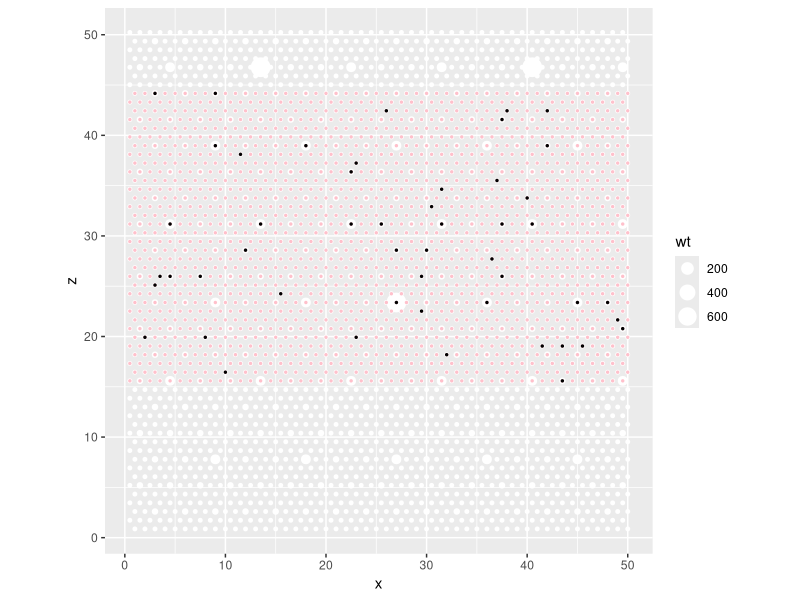
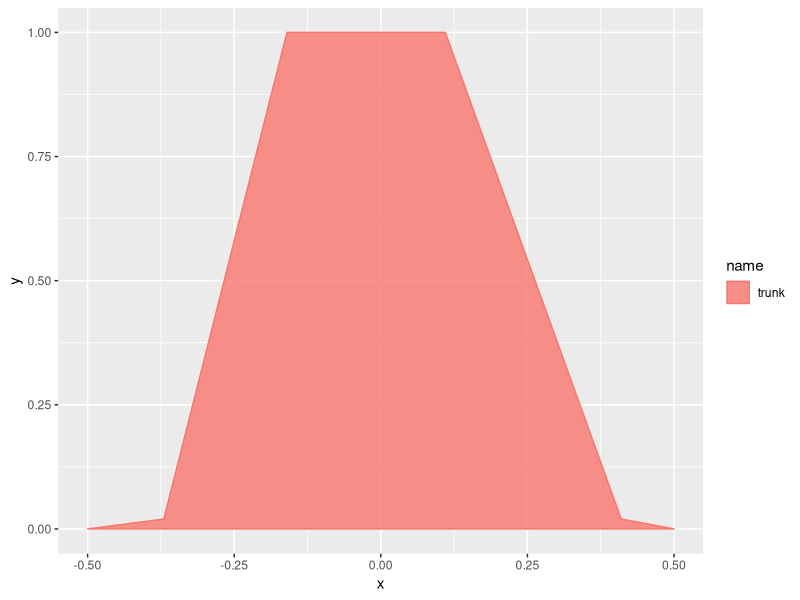
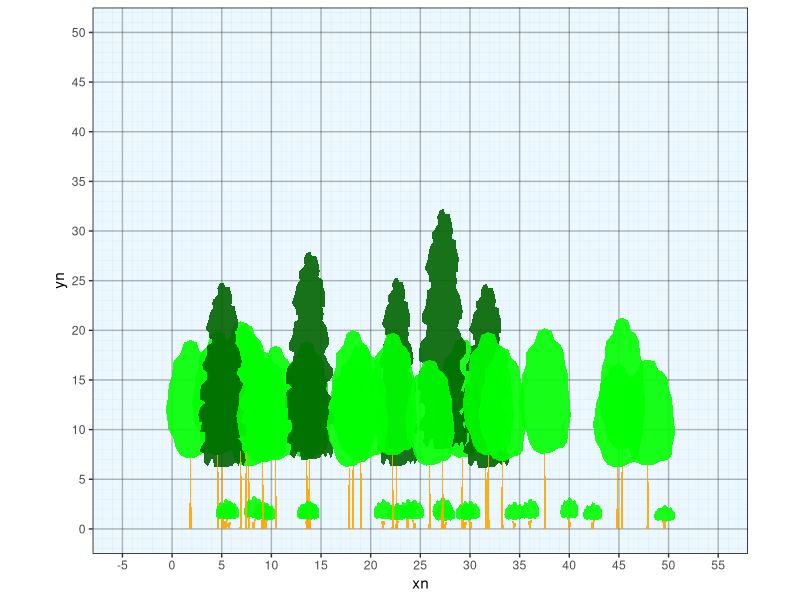

Recreate these plots in R, in order.
library(dplyr)
library(ggplot2)

setwd(dirname(rstudioapi::getActiveDocumentContext()$path))

make_hex_stand <- function(hects=1, minsize=1){
  #scale larger
  x = (1:(100*hects))
  y = (1:(116*hects))
  set.seed(42)
  m <- merge(x,y) |> as.data.frame()
  m <- m |> mutate(x = ifelse(floor(y/2)==y/2, x-0.5,x), y = round(y*(3^0.5)/2,2), wt=1)
  pref=3
  f= pref^1
  mx1 <- merge(x*f,y*f) |> as.data.frame() |> mutate(x = ifelse(floor(y/2)==y/2, x-f*0.5,x), y = round(y*(3^0.5)/2,2), wt=f^2)  |> subset(x <=100*hects & y <= 100*hects)
  f = pref^2
  mx2 <- merge(x*f,y*f) |> as.data.frame() |> mutate(x = ifelse(floor(y/2)==y/2, x-f*0.5,x), y = round(y*(3^0.5)/2,2), wt=f^2)  |> subset(x <=100*hects & y <= 100*hects)
  f = pref^3
  mx3 <- merge(x*f,y*f) |> as.data.frame() |> mutate(x = ifelse(floor(y/2)==y/2, x-f*0.5,x), y = round(y*(3^0.5)/2,2), wt=f^2)  |> subset(x <=100*hects & y <= 100*hects)
  mm <- rbind(m,mx1,mx2,mx3) |> group_by(x,y) |> summarise(wt=max(wt)) |> as.data.frame()
  mm <- mm |> mutate(x = x*minsize, y = y*minsize)
  colnames(mm) <- c('x','z','wt')
  rownames(mm) <- 1:nrow(mm) |> as.numeric()
  return(mm)
}

stand <- make_hex_stand(0.5,1)
stand1 <- subset(stand, z >= 15 & z < 45)
stumps <- stand1[sample(row.names(stand1),size = 50,prob = stand1$wt),]

ggplot()+
  geom_point(data=stand, aes(x=x,y=z,size=wt), color='white')+
  geom_point(data=stand1, aes(x=x,y=z), color='pink', size=0.5) +
  geom_point(data=stumps, aes(x=x,y=z), color='black', size=0.5)+
  coord_fixed(ratio = 1)





conifer1 <- read.csv('conifer1.csv') |> data.frame(name='conifer1', fill='darkgreen', color='darkgreen')
conifer2 <- read.csv('conifer2.csv') |> data.frame(name='conifer2', fill='darkgreen', color='darkgreen')
cloud1 <- read.csv('cloud1.csv') |> data.frame(name='cloud1', fill='green', color='darkgreen')
flattop <- read.csv('flattop.csv') |> data.frame(name='flattop', fill='green', color='darkgreen')
flattop2 <- read.csv('flattop2.csv') |> data.frame(name='flattop2', fill='green', color='darkgreen')
blob <- read.csv('blob.csv') |> data.frame(name='blob', fill='green', color='darkgreen')
palm <- read.csv('palm.csv') |> data.frame(name='palm', fill='green', color='darkgreen')|> mutate(x=round(x,2),y=round(y,2))
trunk <- read.csv('trunk.csv') |> data.frame(name='trunk', fill='orange', color='brown')|> mutate(x=round(x,2),y=round(y,2))
triangle <- data.frame(x=c(-0.5, 0, 0.5),y=c(0, 1, 0), name='triangle', fill='darkgreen', color='darkgreen')
dome <- data.frame(x=c(-1,
                       -0.9,
                       -0.75,
                       -0.5,
                       -0.25,
                       0,
                       0.25,
                       0.5,
                       0.75,
                       0.9,
                       1)/2,
                   y=(c(0,
                        0.5,
                        0.7,
                        0.9,
                        0.95,
                        1.00,
                        0.95,
                        0.9,
                        0.7,
                        0.5,
                        0)), name='dome', fill='green', color='darkgreen')
sticks <- data.frame(x=c(-0.075,-0.13,-0.12,-0.025,-0.005,0.005,0.025,0.12,0.13,0.075),y=c(0,1,1,0,1,1,0,1,1,0), name='sticks', fill='orange', color='brown')


grass <- data.frame(x=c(-0.3, -0.5, -0.1,  0.0,  0.1,  0.5,  0.3), y=c(0,0.85,0,1,0,0.85,0), name='grass', fill='green', color='darkgreen')


forb <- data.frame(x=c(-0.04, -0.04, -0.32, -0.38, -0.45, -0.50, -0.45, -0.38, -0.32, -0.04, -0.04, -0.13, -0.12,  0.00,  0.10,  0.12,  0.03,  0.04,  0.29,  0.34,  0.44,  0.50,  0.43,  0.34,  0.30, 0.04, 0.05, -0.04), 
                          y=c(0, 0.39, 0.57, 0.52, 0.52, 0.61, 0.7, 0.7, 0.61, 0.45, 0.78, 0.82, 0.95, 1, 0.95, 0.82, 0.78, 0.45, 0.68, 0.76, 0.77, 0.68, 0.59, 0.59, 0.63, 0.39, 0, 0), name='forb', fill='green', color='darkgreen')
fern <- data.frame(x=c(-0.09, -0.12, -0.16, -0.22, -0.31, -0.50, -0.28, -0.12, -0.15, -0.10, -0.06, -0.06, -0.13, -0.05, -0.01,  0.06,  0.02,  0.00,  0.03, -0.05, -0.04,  0.02,  0.10,  0.09,  0.24, 0.50,  0.27,  0.17,  0.11,  0.03, -0.03, -0.09), 
                          y=c(0, 0.13, 0.2, 0.1, 0.29, 0.41, 0.43, 0.32, 0.24, 0.15, 0.02, 0.38, 0.44, 0.88, 0.96, 1, 0.94, 0.85, 0.42, 0.38, 0.03, 0.16, 0.28, 0.4, 0.45, 0.44, 0.27, 0.12, 0.25, 0.13, 0, 0), name='fern', fill='green', color='darkgreen')


ggplot() +
  geom_polygon(data=trunk, aes(x,y,  fill=name, color=name), alpha=0.8)

ht.max = 5
ht.min = 2
crwd = 2
dbh = 30

make_B_tree <- function(ht.max, ht.min,crwd,dbh){
  crown <- blob |> mutate(x=x*crwd, y=y*(ht.max-ht.min)+ht.min)
  base <- trunk |> mutate(x=x*dbh/100*1.1, y=y*(ht.min)) 
  tree = rbind(crown, base)
  tree$ptord <- rownames(tree) |> as.numeric()
  return(tree)}
make_B_tree2 <- function(ht.max, ht.min,crwd,dbh){
  crown <- flattop2 |> mutate(x=x*crwd, y=y*(ht.max-ht.min)+ht.min)
  base <- trunk |> mutate(x=x*dbh/100*1.1, y=y*(ht.min)) 
  tree = rbind(crown, base)
  tree$ptord <- rownames(tree) |> as.numeric()
  return(tree)}
make_shrub <- function(ht.max, ht.min,crwd){
  crown <- cloud1 |> mutate(x=x*crwd, y=y*(ht.max-ht.min)+ht.min) #|> data.frame(id=1)
  base <- sticks |> mutate(x=x*crwd*0.8, y=y*(ht.min)) #|> data.frame(id=2) 
  tree = rbind(crown, base)
  tree$ptord <- rownames(tree) |> as.numeric()
  return(tree)}
make_palm <- function(ht.max, ht.min,crwd,dbh){
  crown <- palm |> mutate(x=x*crwd, y=y*(ht.max-ht.min)+ht.min) #|> data.frame(id=1)
  base <- trunk |> mutate(x=x*dbh/100*1.1, y=y*(ht.min)) #|> data.frame(id=2) 
  tree = rbind(crown, base)
  tree$ptord <- rownames(tree) |> as.numeric()
  return(tree)}
make_N_tree <- function(ht.max, ht.min,crwd,dbh){
  crown <- conifer1 |> mutate(x=x*crwd, y=y*(ht.max-ht.min)+ht.min) #|> data.frame(id=1)
  base <- trunk |> mutate(x=x*dbh/100*1.1, y=y*(ht.min)) #|> data.frame(id=2) 
  tree = rbind(crown, base)
  tree$ptord <- rownames(tree) |> as.numeric()
  return(tree)}
make_N_tree2 <- function(ht.max, ht.min,crwd,dbh){
  crown <- conifer2 |> mutate(x=x*crwd, y=y*(ht.max-ht.min)+ht.min) #|> data.frame(id=1)
  base <- trunk |> mutate(x=x*dbh/100*1.1, y=y*(ht.min)) #|> data.frame(id=2) 
  tree = rbind(crown, base)
  tree$ptord <- rownames(tree) |> as.numeric()
  return(tree)}

tree <- make_B_tree(ht.max=20,ht.min=7.5,crwd = 5,dbh = 30) 
tree2 <- make_N_tree2(ht.max=30,ht.min=7.5,crwd = 5,dbh = 30) 
shrub <- make_shrub(ht.max=3,ht.min=1,crwd=2) 

sample0 <- sample(row.names(stand1), size = 5, prob = stand1$wt)
stand2 <- stand1 |> mutate(wt = ifelse(rownames(stand1) %in% sample0, 0,wt))
sample1 <- sample(row.names(stand2), size = 20, prob = stand2$wt)
stand2 <- stand1 |> mutate(wt = ifelse(rownames(stand1) %in% sample1, 0,wt))
sample2 <- sample(row.names(stand2), size = 20, prob = stand2$wt)
stumps0 <- stand1[sample0,]
stumps1 <- stand1[sample1,]
stumps2 <- stand1[sample2,]
stumps0a <- data.frame(id=rownames(stumps0), xp=stumps0$x, z=stumps0$z)
stumps1a <- data.frame(id=rownames(stumps1), xp=stumps1$x, z=stumps1$z)
stumps2a <- data.frame(id=rownames(stumps2), xp=stumps2$x, z=stumps2$z)


trees0 <- merge(stumps0a, tree2) 
trees1 <- merge(stumps1a, tree) 
shrubs <- merge(stumps2a, shrub) 
plants <- rbind(trees0, trees1, shrubs)

#randomize sizes and positions
plants <- plants |> group_by(id) |> 
  mutate(ht.max = max(y), crwd = max(x)-min(x),
         xpp = xp + runif(1, min = -0.5, max = 0.5),#shift position on grid
         yr = rnorm(1,ht.max, ht.max/10)/ht.max,#deviation in height
         xr = (rnorm(1,ht.max, ht.max/10)/ht.max+rnorm(1,crwd, crwd/10)/crwd)/2,#deviation in width partially related to height
         xn = x*xr+xpp,#resized width and put on new position
         yn = y*yr*(1-1/15))#resized height adjusted downward show that variation is less than max height in the field

#rearrange stems depth drawing order
plants <- plants |> arrange(id, name, ptord, z)
zmax <- max(plants$z)
zmin <- min(plants$z)
zwid <- zmax-zmin
plants1 <- plants |> subset(z < zmin+zwid/3)
plants2 <- plants |> subset(z < zmax-zwid/3 & z >= zmin+zwid/3)
plants3 <- plants |> subset(z >= zmax-zwid/3)

ggplot() +
  geom_polygon(data=plants1, aes(x=xn,y=yn,group=paste0(name,id), fill=fill, color=color), alpha=0.9, size=0.01)+
  geom_polygon(data=plants2, aes(x=xn,y=yn,group=paste0(name,id), fill=fill, color=color), alpha=0.9, size=0.01)+
  geom_polygon(data=plants3, aes(x=xn,y=yn,group=paste0(name,id), fill=fill, color=color), alpha=0.9, size=0.01)+
  scale_fill_manual(values=c('darkgreen','green','orange'))+
  scale_color_manual(values=c('brown','darkgreen'))+
  theme(legend.position = "none", 
        panel.background = element_rect(fill = rgb(0.85,0.95,1,0.5),
                                        colour = "black",
                                        size = 0.5, linetype = "solid"),
        panel.grid.major = element_line(size = 0.5, linetype = 'solid',
                                        colour = rgb(0.1, 0.1, 0.1, 0.3)), 
        panel.grid.minor = element_line(size = 0.1, linetype = 'solid',
                                        colour = rgb(0.1, 0.1, 0.1, 0.1))
  )+
  coord_fixed(ratio = 1)+
  scale_y_continuous(trans='identity', breaks = c(-10:(120/5))*5,minor_breaks = c(-10:(120)), limits = c(0,50))+
  scale_x_continuous(breaks = c(-10:(120/5))*5, minor_breaks = c(-10:(120)), limits = c(-5,55))
